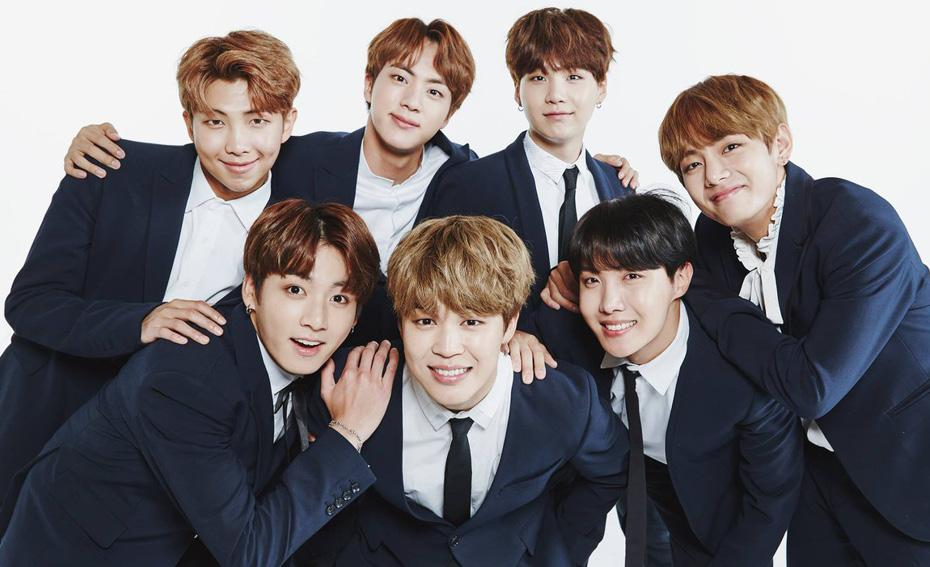
#> input picture bTS.jpg, 930 x 567 px
$ python p5-imagen-0037.py
#> lines starting #> are read from the running program, lines starting #| are printed output that depends on the picture; after the words box and inside, x2 and y2 are one past the last pixel; in counts of white or black regions, pixels touching at a corner belong together
import cv2
# leer la imagen con cv2 = computer vision
img = cv2.imread('bTS.jpg')
#> img is the input picture: shape (567, 930, 3); mean B, G, R 116, 112.5, 116.7
# determinar el tipo de imagen
print(type(img))
#| <class 'numpy.ndarray'>
# mostrar pixeles
print(img.shape)
#| (567, 930, 3)
# mostrando imagen en ventana barra de titulo bTS 0037
cv2.imshow('bTS.jpg 0037', img)
## tiempo de espera
cv2.waitKey(0)
# destruir todas las ventanas
cv2.destroyAllWindows()

# imagen pequena
small = cv2.resize(img, (0,0), fx=0.5, fy=0.5)
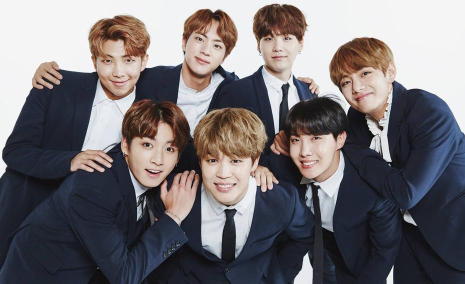
#> small: shape (284, 465, 3); mean B, G, R 116, 112.5, 116.7
# mostrar imagen en ventana con imshow
cv2.imshow('Img peque 0037', small)
## tiempo de espera
cv2.waitKey(0)
# destruir las ventanas
cv2.destroyAllWindows()

print(small.shape)
#| (284, 465, 3)
# <'class numpy.ndarray'>
# (554, 554, 3)
# (277, 277, 3)
small[0,0]
# en la posicion [0,0] los valores [255,255,255]
small[0,0] = (255,255,255)
#> small: shape (284, 465, 3); under 0.01% of pixels changed, all inside (x1, y1, x2, y2) = (0, 0, 1, 1)
print(small[0,0])
#| [255 255 255]

cv2.imshow('img final 0037', small)
cv2.waitKey(0)
cv2.destroyAllWindows()

# otra forma
small[0:100,0:10] = (0,0,255)
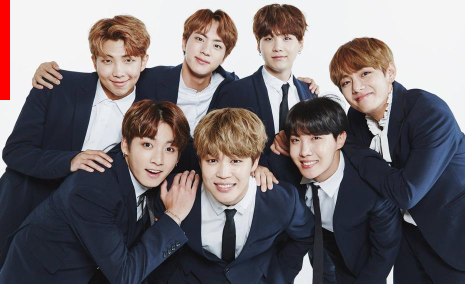
#> small: shape (284, 465, 3); mean B, G, R 114.1, 110.7, 116.8
cv2.imshow('Img F M 0037', small)
cv2.waitKey(0)
cv2.destroyAllWindows()

# imagen en gris}
gray = cv2.cvtColor(small, cv2.COLOR_BGR2GRAY)
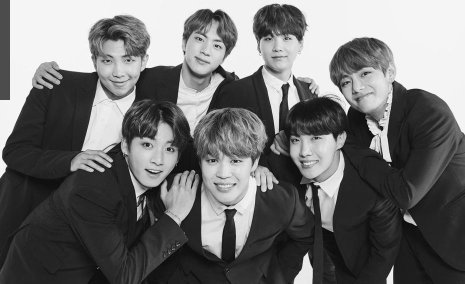
#> gray: shape (284, 465); min 11, max 251, mean 112.9
# aqui modifica en gris
print(gray.shape)
#| (284, 465)

cv2.imshow('Img Gris 0037', gray)
cv2.waitKey(0)
cv2.destroyAllWindows()

$ run again, with ariaNA.jfif saved as bTS.jpg
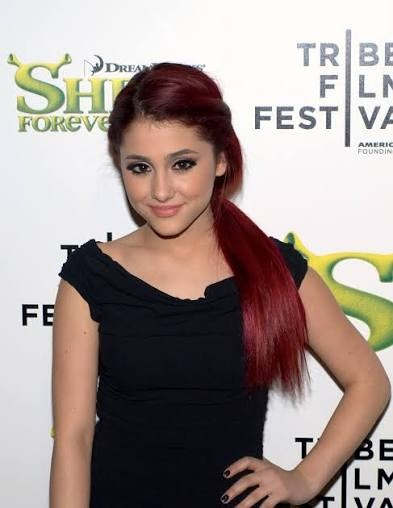
#> input picture ariaNA.jfif, 393 x 508 px
#> img is the input picture: shape (508, 393, 3); mean B, G, R 143.7, 148.5, 162
#| <class 'numpy.ndarray'>
#| (508, 393, 3)
#| (254, 196, 3)
#| [255 255 255]
#> `small[0:100,0:10] = (0,0,255)`:
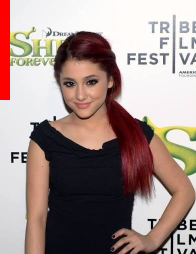
#> small: shape (254, 196, 3); mean B, G, R 139, 143.8, 162.5
#> `gray = cv2.cvtColor(small, cv2.COLOR_BGR2GRAY)`:
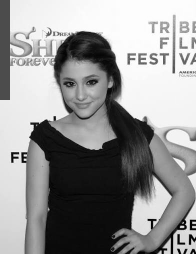
#> gray: shape (254, 196); min 1, max 255, mean 148.8
#| (254, 196)
